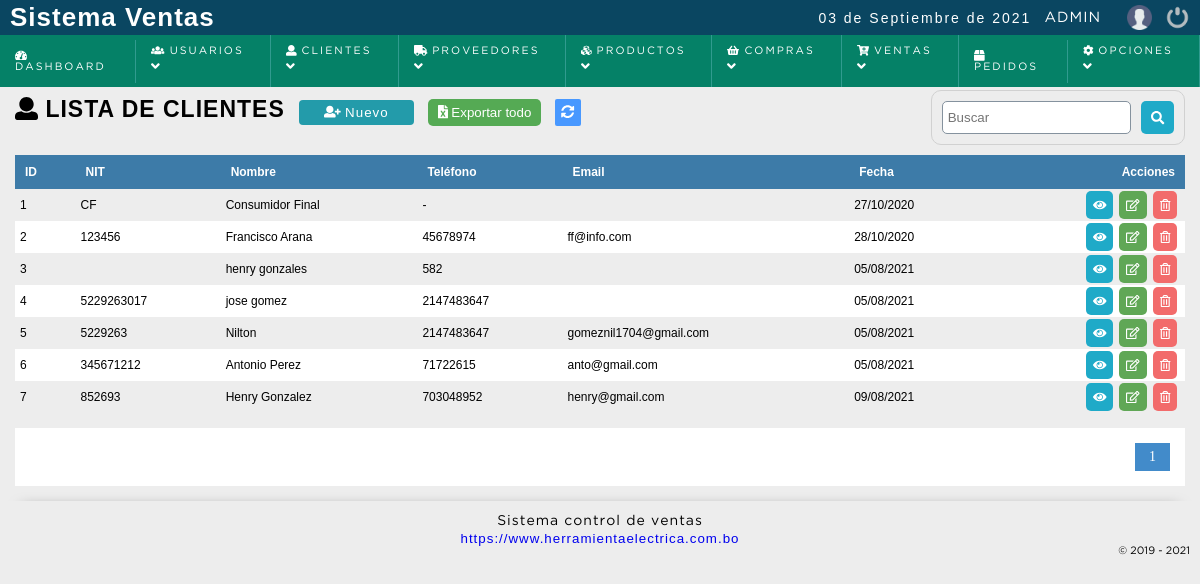
Before: /sistema/clientes/clientes.php (signed in) with the older database file.
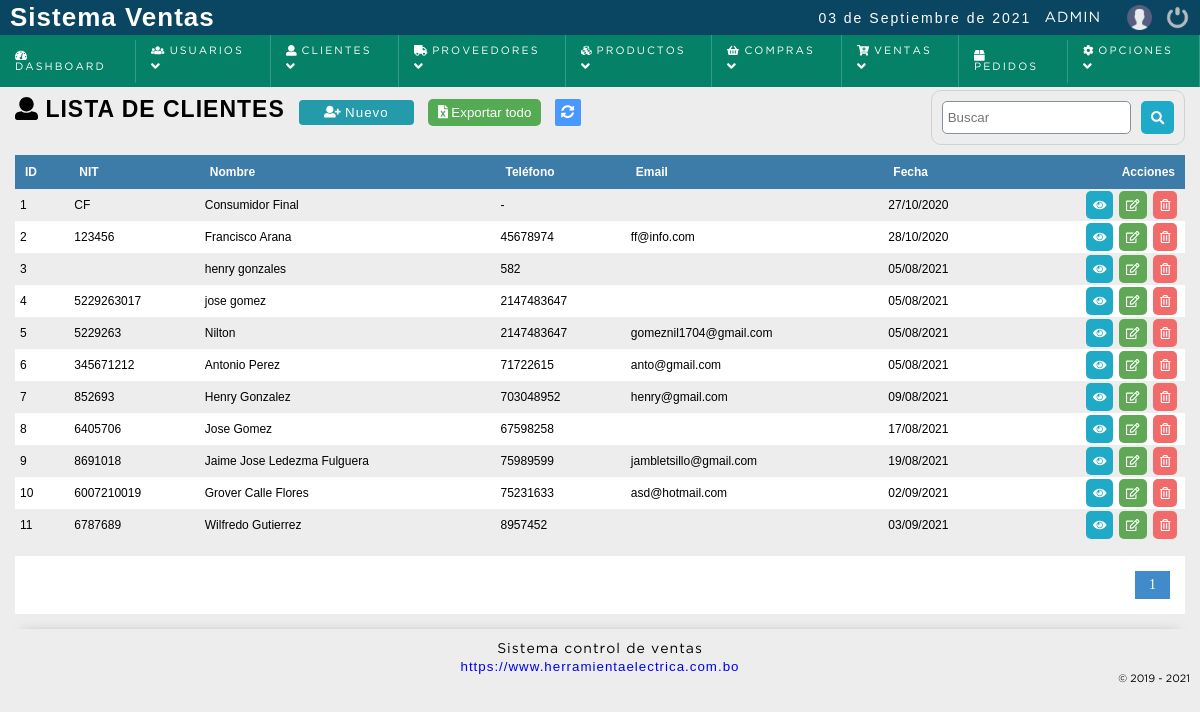
After: the same page with the newer database file.
### tables this page shows
CREATE TABLE `cliente` (
  `idcliente` int(11) NOT NULL,
  `nit` varchar(20) NOT NULL,
  `nombre` varchar(80) DEFAULT NULL,
  `telefono` int(11) DEFAULT NULL,
  `correo` varchar(100) NOT NULL,
  `clave` varchar(255) NOT NULL,
  `cod_temp` varchar(200) NOT NULL,
  `direccion` text DEFAULT NULL,
  `dateadd` datetime NOT NULL DEFAULT current_timestamp(),
  `usuario_id` int(11) NOT NULL,
  `estatus` int(11) NOT NULL DEFAULT 1
);

### sistema/includes/config.php (called while the page is built)
<?php
	$base_url = "http://localhost/sistema_facturacion";
?>

### sistema/includes/functions.php (called while the page is built, shortened)
<?php
	function fechaC(){
		$mes = array("","Enero",
					  "Febrero",
					  "Marzo",
					  "Abril",
					  "Mayo",
					  "Junio",
					  "Julio",
					  "Agosto",
					  "Septiembre",
					  "Octubre",
					  "Noviembre",
					  "Diciembre");
		return date('d')." de ". $mes[date('n')] . " de " . date('Y');
	}
	function decrypt($string, $key) {
	   $result = '';
	   $string = base64_decode($string);
	   for($i=0; $i<strlen($string); $i++) {
	      $char = substr($string, $i, 1);
	      $keychar = substr($key, ($i % strlen($key))-1, 1);
	      $char = chr(ord($char)-ord($keychar));
	      $result.=$char;
	   }
	   return $result;
	}
 ?>

### sistema/clientes/clientes.php (the view, shortened to what this page needs)
<?php
	include "../../conexion.php";
	$sql_registe = mysqli_query($conection,"SELECT COUNT(*) as total_registro FROM cliente WHERE estatus = 1 ");
	$result_register = mysqli_fetch_array($sql_registe);
	$total_registro = $result_register['total_registro'];
	$por_pagina = 150;
	if(empty($_GET['pagina']))
	{
		$pagina = 1;
	}else{
		$pagina = $_GET['pagina'];
	}
	$desde = ($pagina-1) * $por_pagina;
	$total_paginas = ceil($total_registro / $por_pagina);
	$query = mysqli_query($conection,"SELECT idcliente,nit,nombre,telefono,correo,correo, DATE_FORMAT(dateadd, '%d/%m/%Y') as fecha FROM cliente
									  WHERE estatus = 1 ORDER BY idcliente ASC LIMIT $desde,$por_pagina
		");
 ?>
<!DOCTYPE html>
<html lang="en">
<head>
	<?php include "../includes/scripts.php"; ?>
</head>
<body>
	<?php include "../includes/header.php"; ?>
	<section id="container">
		<h1><i class="fas fa-user"></i> Lista de clientes</h1>
		<a href="registro_cliente.php" class="btn_new"><i class="fas fa-user-plus"></i> Nuevo </a>
		<?php
		if($_SESSION['rol'] == 1 OR $_SESSION['rol'] == 2)
		{
			if($result > 0){
		 ?>
		<form action="exportar.php" method="post" class="formExport" >
			<button type="submit" class="bntExport"> <i class="fas fa-file-excel"></i> Exportar todo</button>
		</form>
		<?php } } ?>
		<a href="index.php" class="btnRefresh"><i class="fas fa-sync-alt" title="Actualizar"></i></a>
		<form action="buscar_cliente.php" method="get" class="form_search">
			<input type="text" name="busqueda" id="busqueda" placeholder="Buscar">
			<button type="submit" class="btn_search"><i class="fas fa-search"></i></button>
		</form>
	<div class="containerTable">
		<table>
			<tr>
				<th>ID</th>
				<th><?= strtoupper(IDENTIFICACION_TRIBUTARIA); ?></th>
				<th>Nombre</th>
				<th>Teléfono</th>
				<th>Email</th>
				<th>Fecha</th>
				<th class="textright">Acciones</th>
			</tr>
		<?php
			if($result > 0){
				while ($data = mysqli_fetch_array($query)) {
					if($data["nit"] == 0)
					{
						$nit = 'C/F';
					}else{
						$nit = $data["nit"];
					}
			?>
				<tr id="item_<?php echo $data["idcliente"]; ?>">
					<td><?php echo $data["idcliente"]; ?></td>
					<td><?php echo $nit; ?></td>
					<td><?php echo $data["nombre"]; ?></td>
					<td><?php echo ($data["telefono"] != 0 ) ? $data["telefono"] : '-'; ?></td>
					<td><?php echo $data["correo"]; ?></td>
					<td><?php echo $data["fecha"]; ?></td>
					<td class="textright">
						<div class="div_acciones">
							<div>
								<a href="#" class="btn_view btnInfoCliente" title="Ver datos"><i class="fas fa-eye"></i></a>
							</div>
							<div>
								<a class="btn_edit" href="editar_cliente.php?id=<?php echo $data["idcliente"]; ?>" title="Editar"><i class="far fa-edit"></i></a>
							</div>
							<?php if($_SESSION['rol'] == 1 || $_SESSION['rol'] == 2){ ?>
							<div>
								<a class="btn_del" href="eliminar_confirmar_cliente.php?id=<?php echo $data["idcliente"]; ?>" title="Eliminar"><i class="far fa-trash-alt"></i></a>
							</div>
							<?php } ?>
						</div>
					</td>
				</tr>
		<?php
				}
			}else{
				echo '<tr><td colspan="7" align="center"><p><strong>No hay datos para mostrar</strong></p></td></tr>';
			}
		 ?>
		</table>
	</div>
	<?php
	if($total_registro != 0)
		{
	 ?>
		<div class="paginador">
			<ul>
			<?php
				for ($i=1; $i <= $total_paginas; $i++) {
					if($i == $pagina)
					{
						echo '<li class="pageSelected">'.$i.'</li>';
					}else{
						echo '<li><a href="?pagina='.$i.'">'.$i.'</a></li>';
					}
				}
			 ?>
			</ul>
		</div>
	<?php } ?>
	</section>
	<?php include "../includes/footer.php"; ?>
</body>
</html>

### sistema/includes/scripts.php (shortened to what this page needs)
<?php
	include_once __DIR__."/config.php";
	$stylecss = '<link rel="stylesheet" type="text/css" href="'.$base_url.'/sistema/css/style.css">';
	$responsivecss = '<link rel="stylesheet" type="text/css" href="'.$base_url.'/sistema/css/responsive.css">';
	$alertcss = '<link rel="stylesheet" type="text/css" href="'.$base_url.'/sistema/css/alert/alertify.css">';
	$semanticcss = '<link rel="stylesheet" type="text/css" href="'.$base_url.'/sistema/css/alert/themes/semantic.css">';
	$jqueryuicss = '<link rel="stylesheet" type="text/css" href="'.$base_url.'/sistema/css/jquery-ui.css">';
	echo $stylecss;
	echo $responsivecss;
	echo $alertcss;
	echo $semanticcss;
	echo $jqueryuicss;
?>
<?php
	include_once "functions.php";
?>

### sistema/includes/header.php (shortened to what this page needs)
<header>
	<div class="header">
		<h1>Sistema Ventas</h1>
		<div class="optionsBar">
			<p class="fechaLarga"><?php echo fechaC(); ?></p>
			<span class="user"><?php echo $_SESSION['user']; ?></span>
			<a href="<?php echo $base_url; ?>/sistema/" title="Mi Perfil"><img class="photouser" src="<?php echo $base_url; ?>/sistema/img/user.png" alt="Perfil"></a>
			<a href="<?php echo $base_url; ?>/sistema/salir.php"><img class="close" src="<?php echo $base_url; ?>/sistema/img/salir.png" alt="Salir del sistema" title="Salir"></a>
		</div>
	</div>
	<?php include "nav.php"; ?>
</header>

### sistema/includes/nav.php (shortened to what this page needs)
<nav class="nav_admin">
	<ul>
		<li><a href="<?php echo $base_url; ?>/sistema/dashboard.php"><i class="fas fa-tachometer-alt"></i> Dashboard</a></li>
	<?php
		if($_SESSION['rol'] == 1){
	 ?>
		<li class="principal">
			<a href="#"><i class="fas fa-users"></i> Usuarios <span class="arrow"><i class="fas fa-angle-down"></i></span></a>
		</li>
	<?php } ?>
		<li class="principal">
			<a href="#"><i class="fas fa-user"></i> Clientes <span class="arrow"><i class="fas fa-angle-down"></i></span></a>
		</li>
	<?php
		if($_SESSION['rol'] == 1 || $_SESSION['rol'] == 2){
	 ?>
		<li class="principal">
			<a href="#"><i class="fas fa-truck"></i> Proveedores <span class="arrow"><i class="fas fa-angle-down"></i></span></a>
		</li>
	<?php } ?>
		<li class="principal">
			<a href="#"><i class="fas fa-cubes"></i> Productos <span class="arrow"><i class="fas fa-angle-down"></i></span></a>
		</li>
	<?php if($_SESSION['rol'] == 1 || $_SESSION['rol'] == 2){ ?>
		<li class="principal">
			<a href="#"><i class="fas fa-shopping-basket"></i> Compras <span class="arrow"><i class="fas fa-angle-down"></i></span></a>
		</li>
	<?php
		}
	?>
		<li class="principal">
			<a href="#"><i class="fas fa-cart-plus"></i> Ventas <span class="arrow"><i class="fas fa-angle-down"></i></span></a>
		</li>
	<?php
		if($_SESSION['rol'] == 1 || $_SESSION['rol'] == 2){
	 ?>
		<li><a href="<?php echo $base_url; ?>/sistema/pedidos"><i class="fas fa-box"></i> Pedidos</a></li>
	<?php } ?>
	<?php if($_SESSION['rol'] == 1){ ?>
		<li class="principal">
			<a href="#"><i class="fas fa-cog"></i> Opciones <span class="arrow"><i class="fas fa-angle-down"></i></span></a>
		</li>
	<?php
		}
	?>
	</ul>
</nav>

### sistema/includes/footer.php
<footer class="footer">
	<div class="copy">
		<span>Sistema control de ventas</span><br>
		<a href="<?= WEB_EMPRESA ?>" target="_blanck"><?= WEB_EMPRESA ?></a>
	</div>
</footer>

### sistema/css/style.css (style rules this page uses)
* { margin: 0; padding: 0; box-sizing: border-box; }
body { background: #ededed; }
h1, h2, h3, h4, h5, h6 { font-family: 'arial'; font-weight: bold; letter-spacing: 1px; }
h1 { font-size: 26px; }
p { font-family: 'arial'; letter-spacing: 2px; font-size: 14px; line-height: 20px; }
a { text-decoration: none; font-family: arial; letter-spacing: 1px; }
span { font-family: 'GothamBook'; letter-spacing: 1px; font-size: 14px; line-height: 20px; }
header { position: fixed; width: 100%; z-index: 2; }
.header { color: #FFF; background: #0a4661; height: 35px; display: -webkit-flex; display: -moz-flex; display: -ms-flex; display: -o-flex; display: flex; justify-content: space-between; align-items: center; padding: 10px; }
.optionsBar { display: -webkit-flex; display: -moz-flex; display: -ms-flex; display: -o-flex; display: flex; justify-content: center; align-items: center; }
.optionsBar span { color: #FFF; font-size: 11pt; font-family: 'GothamBook'; text-transform: uppercase; margin-left: 13px; }
.photouser { margin-left: 13px; width: 25px; height: 25px; }
.close { width: 25px; height: 25px; }
.optionsBar a { display: -webkit-flex; display: -moz-flex; display: -ms-flex; display: -o-flex; display: flex; margin-left: 13px; }
.nav_admin { transition: 0.5s all; width: 100%; }
.nav_admin ul { background: #058167; list-style: none; display: -webkit-flex; display: -moz-flex; display: -ms-flex; display: -o-flex; display: flex; justify-content: left; align-items: center; }
.nav_admin ul > li a { position: relative; }
.nav_admin a { color: #FFF; display: block; font-size: 8pt; font-family: 'GothamBook'; padding: 10px 15px; text-transform: uppercase; letter-spacing: 2px; transition: background .5s; border-right: 1px solid #319B8F; }
#container { padding: 90px 15px 15px; }
form { background: #FFF; margin: auto; padding: 20px 43px; border: 1px solid #d1d1d1; }
input,select,textarea { display: block; width: 100%; font-size: 10pt; padding: 5px; border: 1px solid #85929e; border-radius: 5px; }
.btnRefresh { margin-left: 10px; color: #FFF; font-size: 10pt; background:#4898ff; padding: 6px; border-radius: 2px; }
#container h1 { font-size: 23px; text-transform: uppercase; display: inline-block; }
.btn_new { display: inline-block; background: #239baa; color: #FFF; padding: 5px 25px; border-radius: 4px; border: 0; margin: 10px; cursor: pointer; font-size: 10pt; }
table { border-collapse: collapse; font-size: 9pt; font-family: 'arial'; width: 100%; }
table th { text-align: left; padding: 10px; background: #3d7ba8; color: #FFF; }
table tr:nth-child(odd) { background: #FFF; }
table td { padding: 2px 5px; }
.paginador ul { padding: 15px; list-style: none; background: #FFF; margin-top: 15px; display: -webkit-flex; display: -moz-flex; display: -ms-flex; display: -o-flex; display: flex; justify-content: flex-end; }
.paginador a, .pageSelected { color: #428bca; border: 1px solid #ddd; padding: 5px; display: inline-block; font-size: 14px; text-align: center; width: 35px; }
.pageSelected { color: #FFF; background: #428bca; border: 1px solid #428bca; }
.form_search { display: -webkit-flex; display: -moz-flex; display: -ms-flex; display: -o-flex; display: flex; float: right; background: initial; padding: 10px; border-radius: 10px; margin-bottom: 10px; }
.form_search .btn_search { background: #1faac8; color: #FFF; padding: 10px; border: 0; cursor: pointer; margin-left: 10px; display: -webkit-flex; display: -moz-flex; display: -ms-flex; display: -o-flex; display: flex; border-radius: 5px; }
.textright { text-align: right; }
.div_acciones { display: -webkit-flex; display: -moz-flex; display: -ms-flex; display: -o-flex; display: flex; justify-content: flex-end; }
.btn_view, .btn_edit, .btn_del, .btn_add, .btn_sendEmail, .btn_print { background-color: #1faac8; border: 0; border-radius: 5px; cursor: pointer; padding: 7px; margin: 0 3px; color: #FFF; }
.div_acciones .btn_view, .div_acciones .btn_edit, .div_acciones .btn_del, .btn_add { display: block; }
.btn_edit { background-color: #60a756; }
.btn_del { background-color: #f26b6b; }
.formExport { padding: initial; display: inline-block; background: initial; border: initial; }
.bntExport { cursor: pointer; color: #FFF; background: #55aa54; border: 0; padding: 6px 10px; border-radius: 5px; }
.footer { color:#000; padding: 10px; font-family: 'GothamBook'; font-size: 10pt; text-align: center; box-shadow: 0px -15px 14px -22px #777; }

Changed rows visible on the page:
added cliente: idcliente "8", nit "6405706", nombre "Jose Gomez", telefono "67598258", fecha "17/08/2021"
added cliente: idcliente "9", nit "8691018", nombre "Jaime Jose Ledezma Fulguera", telefono "75989599", correo "jambletsillo@gmail.com", fecha "19/08/2021"
added cliente: idcliente "10", nit "6007210019", nombre "Grover Calle Flores", telefono "75231633", correo "asd@hotmail.com", fecha "02/09/2021"
added cliente: idcliente "11", nit "6787689", nombre "Wilfredo Gutierrez", telefono "8957452", fecha "03/09/2021"
